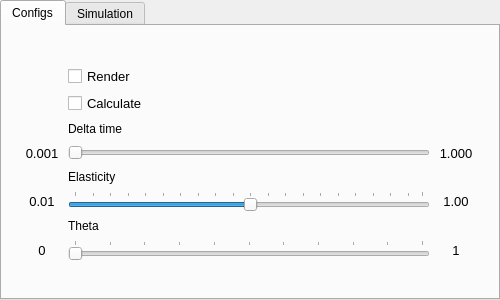
<?xml version="1.0" encoding="UTF-8"?>
<ui version="4.0">
 <class>MainWindow</class>
 <widget class="QMainWindow" name="MainWindow">
  <property name="geometry">
   <rect>
    <x>0</x>
    <y>0</y>
    <width>500</width>
    <height>300</height>
   </rect>
  </property>
  <property name="minimumSize">
   <size>
    <width>500</width>
    <height>300</height>
   </size>
  </property>
  <property name="maximumSize">
   <size>
    <width>1000</width>
    <height>1000</height>
   </size>
  </property>
  <property name="windowTitle">
   <string>Universe</string>
  </property>
  <property name="windowIcon">
   <iconset>
    <normaloff>galaxy.ico</normaloff>galaxy.ico</iconset>
  </property>
  <widget class="QWidget" name="centralwidget">
   <widget class="QTabWidget" name="tabWidget">
    <property name="geometry">
     <rect>
      <x>0</x>
      <y>0</y>
      <width>500</width>
      <height>300</height>
     </rect>
    </property>
    <property name="minimumSize">
     <size>
      <width>500</width>
      <height>300</height>
     </size>
    </property>
    <property name="maximumSize">
     <size>
      <width>500</width>
      <height>300</height>
     </size>
    </property>
    <property name="currentIndex">
     <number>0</number>
    </property>
    <widget class="QWidget" name="tab_configs">
     <attribute name="title">
      <string>Configs</string>
     </attribute>
     <widget class="QWidget" name="gridWidget" native="true">
      <property name="geometry">
       <rect>
        <x>0</x>
        <y>0</y>
        <width>494</width>
        <height>274</height>
       </rect>
      </property>
      <layout class="QGridLayout" name="gridLayout">
       <item row="4" column="1">
        <widget class="QLabel" name="label_8">
         <property name="font">
          <font>
           <pointsize>10</pointsize>
          </font>
         </property>
         <property name="text">
          <string>0.001</string>
         </property>
         <property name="alignment">
          <set>Qt::AlignCenter</set>
         </property>
        </widget>
       </item>
       <item row="8" column="2">
        <widget class="QSlider" name="horizontalSlider_theta">
         <property name="maximum">
          <number>10</number>
         </property>
         <property name="orientation">
          <enum>Qt::Horizontal</enum>
         </property>
         <property name="tickPosition">
          <enum>QSlider::TicksAbove</enum>
         </property>
        </widget>
       </item>
       <item row="6" column="1">
        <widget class="QLabel" name="label_6">
         <property name="font">
          <font>
           <pointsize>10</pointsize>
          </font>
         </property>
         <property name="text">
          <string>0.01</string>
         </property>
         <property name="alignment">
          <set>Qt::AlignCenter</set>
         </property>
        </widget>
       </item>
       <item row="0" column="2">
        <spacer name="verticalSpacer_2">
         <property name="orientation">
          <enum>Qt::Vertical</enum>
         </property>
         <property name="sizeType">
          <enum>QSizePolicy::Preferred</enum>
         </property>
         <property name="sizeHint" stdset="0">
          <size>
           <width>20</width>
           <height>40</height>
          </size>
         </property>
        </spacer>
       </item>
       <item row="1" column="1">
        <spacer name="horizontalSpacer">
         <property name="orientation">
          <enum>Qt::Horizontal</enum>
         </property>
         <property name="sizeType">
          <enum>QSizePolicy::Preferred</enum>
         </property>
         <property name="sizeHint" stdset="0">
          <size>
           <width>40</width>
           <height>20</height>
          </size>
         </property>
        </spacer>
       </item>
       <item row="1" column="2">
        <widget class="QCheckBox" name="checkBox_render">
         <property name="font">
          <font>
           <pointsize>10</pointsize>
          </font>
         </property>
         <property name="text">
          <string>Render</string>
         </property>
        </widget>
       </item>
       <item row="7" column="2">
        <widget class="QLabel" name="label_3">
         <property name="text">
          <string>Theta</string>
         </property>
        </widget>
       </item>
       <item row="4" column="2">
        <widget class="QSlider" name="horizontalSlider_dt">
         <property name="minimum">
          <number>1</number>
         </property>
         <property name="maximum">
          <number>1000</number>
         </property>
         <property name="orientation">
          <enum>Qt::Horizontal</enum>
         </property>
         <property name="tickPosition">
          <enum>QSlider::NoTicks</enum>
         </property>
        </widget>
       </item>
       <item row="1" column="3">
        <spacer name="horizontalSpacer_2">
         <property name="orientation">
          <enum>Qt::Horizontal</enum>
         </property>
         <property name="sizeType">
          <enum>QSizePolicy::Preferred</enum>
         </property>
         <property name="sizeHint" stdset="0">
          <size>
           <width>40</width>
           <height>20</height>
          </size>
         </property>
        </spacer>
       </item>
       <item row="8" column="3">
        <widget class="QLabel" name="label_5">
         <property name="font">
          <font>
           <pointsize>10</pointsize>
          </font>
         </property>
         <property name="text">
          <string>1</string>
         </property>
         <property name="alignment">
          <set>Qt::AlignCenter</set>
         </property>
        </widget>
       </item>
       <item row="8" column="1">
        <widget class="QLabel" name="label_4">
         <property name="font">
          <font>
           <pointsize>10</pointsize>
           <weight>50</weight>
           <italic>false</italic>
           <bold>false</bold>
           <underline>false</underline>
           <strikeout>false</strikeout>
           <kerning>true</kerning>
          </font>
         </property>
         <property name="text">
          <string>0</string>
         </property>
         <property name="alignment">
          <set>Qt::AlignCenter</set>
         </property>
        </widget>
       </item>
       <item row="2" column="2">
        <widget class="QCheckBox" name="checkBox_calculate">
         <property name="font">
          <font>
           <pointsize>10</pointsize>
          </font>
         </property>
         <property name="text">
          <string>Calculate</string>
         </property>
        </widget>
       </item>
       <item row="4" column="0">
        <spacer name="horizontalSpacer_5">
         <property name="orientation">
          <enum>Qt::Horizontal</enum>
         </property>
         <property name="sizeType">
          <enum>QSizePolicy::Fixed</enum>
         </property>
         <property name="sizeHint" stdset="0">
          <size>
           <width>20</width>
           <height>20</height>
          </size>
         </property>
        </spacer>
       </item>
       <item row="3" column="2">
        <widget class="QLabel" name="label">
         <property name="text">
          <string>Delta time</string>
         </property>
        </widget>
       </item>
       <item row="5" column="2">
        <widget class="QLabel" name="label_2">
         <property name="text">
          <string>Elasticity</string>
         </property>
        </widget>
       </item>
       <item row="9" column="2">
        <spacer name="verticalSpacer">
         <property name="orientation">
          <enum>Qt::Vertical</enum>
         </property>
         <property name="sizeType">
          <enum>QSizePolicy::Preferred</enum>
         </property>
         <property name="sizeHint" stdset="0">
          <size>
           <width>20</width>
           <height>40</height>
          </size>
         </property>
        </spacer>
       </item>
       <item row="4" column="3">
        <widget class="QLabel" name="label_9">
         <property name="font">
          <font>
           <pointsize>10</pointsize>
          </font>
         </property>
         <property name="text">
          <string>1.000</string>
         </property>
         <property name="alignment">
          <set>Qt::AlignCenter</set>
         </property>
        </widget>
       </item>
       <item row="6" column="3">
        <widget class="QLabel" name="label_7">
         <property name="font">
          <font>
           <pointsize>10</pointsize>
          </font>
         </property>
         <property name="text">
          <string>1.00</string>
         </property>
         <property name="alignment">
          <set>Qt::AlignCenter</set>
         </property>
        </widget>
       </item>
       <item row="6" column="2">
        <widget class="QSlider" name="horizontalSlider_elasticity">
         <property name="minimum">
          <number>1</number>
         </property>
         <property name="maximum">
          <number>100</number>
         </property>
         <property name="pageStep">
          <number>5</number>
         </property>
         <property name="value">
          <number>51</number>
         </property>
         <property name="orientation">
          <enum>Qt::Horizontal</enum>
         </property>
         <property name="tickPosition">
          <enum>QSlider::TicksAbove</enum>
         </property>
        </widget>
       </item>
       <item row="4" column="4">
        <spacer name="horizontalSpacer_6">
         <property name="orientation">
          <enum>Qt::Horizontal</enum>
         </property>
         <property name="sizeType">
          <enum>QSizePolicy::Fixed</enum>
         </property>
         <property name="sizeHint" stdset="0">
          <size>
           <width>20</width>
           <height>20</height>
          </size>
         </property>
        </spacer>
       </item>
      </layout>
     </widget>
    </widget>
    <widget class="QWidget" name="tab_simulation">
     <attribute name="title">
      <string>Simulation</string>
     </attribute>
     <widget class="QWidget" name="gridWidget" native="true">
      <property name="geometry">
       <rect>
        <x>0</x>
        <y>0</y>
        <width>494</width>
        <height>274</height>
       </rect>
      </property>
      <layout class="QGridLayout" name="gridLayout_2">
       <item row="5" column="2">
        <widget class="QDoubleSpinBox" name="doubleSpinBox_b_radius">
         <property name="minimum">
          <double>0.010000000000000</double>
         </property>
         <property name="maximum">
          <double>10.000000000000000</double>
         </property>
         <property name="value">
          <double>1.000000000000000</double>
         </property>
        </widget>
       </item>
       <item row="4" column="1">
        <widget class="QLabel" name="label_12">
         <property name="font">
          <font>
           <pointsize>10</pointsize>
          </font>
         </property>
         <property name="text">
          <string>Mass</string>
         </property>
        </widget>
       </item>
       <item row="5" column="1">
        <widget class="QLabel" name="label_14">
         <property name="font">
          <font>
           <pointsize>10</pointsize>
          </font>
         </property>
         <property name="text">
          <string>Radius</string>
         </property>
        </widget>
       </item>
       <item row="1" column="2">
        <widget class="QLabel" name="label_19">
         <property name="font">
          <font>
           <pointsize>10</pointsize>
          </font>
         </property>
         <property name="text">
          <string>Baryons</string>
         </property>
        </widget>
       </item>
       <item row="3" column="0">
        <spacer name="horizontalSpacer_7">
         <property name="orientation">
          <enum>Qt::Horizontal</enum>
         </property>
         <property name="sizeType">
          <enum>QSizePolicy::Fixed</enum>
         </property>
         <property name="sizeHint" stdset="0">
          <size>
           <width>20</width>
           <height>20</height>
          </size>
         </property>
        </spacer>
       </item>
       <item row="8" column="2">
        <spacer name="verticalSpacer_5">
         <property name="orientation">
          <enum>Qt::Vertical</enum>
         </property>
         <property name="sizeHint" stdset="0">
          <size>
           <width>20</width>
           <height>40</height>
          </size>
         </property>
        </spacer>
       </item>
       <item row="3" column="3">
        <widget class="QSpinBox" name="spinBox_dm_count">
         <property name="maximum">
          <number>1000000</number>
         </property>
         <property name="singleStep">
          <number>500</number>
         </property>
         <property name="value">
          <number>1000</number>
         </property>
        </widget>
       </item>
       <item row="1" column="4">
        <spacer name="horizontalSpacer_4">
         <property name="orientation">
          <enum>Qt::Horizontal</enum>
         </property>
         <property name="sizeType">
          <enum>QSizePolicy::Preferred</enum>
         </property>
         <property name="sizeHint" stdset="0">
          <size>
           <width>40</width>
           <height>20</height>
          </size>
         </property>
        </spacer>
       </item>
       <item row="6" column="2">
        <widget class="QSpinBox" name="spinBox_b_spawn_r">
         <property name="minimum">
          <number>1</number>
         </property>
         <property name="maximum">
          <number>100</number>
         </property>
         <property name="value">
          <number>5</number>
         </property>
        </widget>
       </item>
       <item row="4" column="3">
        <widget class="QDoubleSpinBox" name="doubleSpinBox_dm_mass">
         <property name="minimum">
          <double>0.010000000000000</double>
         </property>
         <property name="maximum">
          <double>100.000000000000000</double>
         </property>
         <property name="value">
          <double>1.000000000000000</double>
         </property>
        </widget>
       </item>
       <item row="9" column="2">
        <widget class="QPushButton" name="pushButton_spawn">
         <property name="text">
          <string>Spawn</string>
         </property>
        </widget>
       </item>
       <item row="5" column="3">
        <widget class="QDoubleSpinBox" name="doubleSpinBox_dm_radius">
         <property name="minimum">
          <double>0.010000000000000</double>
         </property>
         <property name="maximum">
          <double>10.000000000000000</double>
         </property>
         <property name="value">
          <double>1.000000000000000</double>
         </property>
        </widget>
       </item>
       <item row="10" column="3">
        <spacer name="verticalSpacer_3">
         <property name="orientation">
          <enum>Qt::Vertical</enum>
         </property>
         <property name="sizeType">
          <enum>QSizePolicy::Preferred</enum>
         </property>
         <property name="sizeHint" stdset="0">
          <size>
           <width>20</width>
           <height>40</height>
          </size>
         </property>
        </spacer>
       </item>
       <item row="7" column="1">
        <widget class="QLabel" name="label_17">
         <property name="font">
          <font>
           <pointsize>10</pointsize>
          </font>
         </property>
         <property name="text">
          <string>Omega</string>
         </property>
        </widget>
       </item>
       <item row="1" column="1">
        <spacer name="horizontalSpacer_3">
         <property name="orientation">
          <enum>Qt::Horizontal</enum>
         </property>
         <property name="sizeType">
          <enum>QSizePolicy::Preferred</enum>
         </property>
         <property name="sizeHint" stdset="0">
          <size>
           <width>40</width>
           <height>20</height>
          </size>
         </property>
        </spacer>
       </item>
       <item row="6" column="3">
        <widget class="QSpinBox" name="spinBox_dm_spawn_r">
         <property name="minimum">
          <number>1</number>
         </property>
         <property name="maximum">
          <number>100</number>
         </property>
         <property name="value">
          <number>5</number>
         </property>
        </widget>
       </item>
       <item row="1" column="3">
        <widget class="QLabel" name="label_20">
         <property name="font">
          <font>
           <pointsize>10</pointsize>
          </font>
         </property>
         <property name="text">
          <string>Dark matter</string>
         </property>
        </widget>
       </item>
       <item row="7" column="2">
        <widget class="QSpinBox" name="spinBox_b_omega"/>
       </item>
       <item row="0" column="2">
        <spacer name="verticalSpacer_4">
         <property name="orientation">
          <enum>Qt::Vertical</enum>
         </property>
         <property name="sizeType">
          <enum>QSizePolicy::Preferred</enum>
         </property>
         <property name="sizeHint" stdset="0">
          <size>
           <width>20</width>
           <height>40</height>
          </size>
         </property>
        </spacer>
       </item>
       <item row="3" column="2">
        <widget class="QSpinBox" name="spinBox_b_count">
         <property name="maximum">
          <number>1000000</number>
         </property>
         <property name="singleStep">
          <number>500</number>
         </property>
         <property name="value">
          <number>1000</number>
         </property>
        </widget>
       </item>
       <item row="5" column="4">
        <widget class="QLabel" name="label_11">
         <property name="text">
          <string>for DM doesn't matter</string>
         </property>
        </widget>
       </item>
       <item row="3" column="1">
        <widget class="QLabel" name="label_10">
         <property name="font">
          <font>
           <pointsize>10</pointsize>
          </font>
         </property>
         <property name="text">
          <string>Count</string>
         </property>
        </widget>
       </item>
       <item row="6" column="1">
        <widget class="QLabel" name="label_16">
         <property name="font">
          <font>
           <pointsize>10</pointsize>
          </font>
         </property>
         <property name="text">
          <string>Spawn radius</string>
         </property>
        </widget>
       </item>
       <item row="7" column="3">
        <widget class="QSpinBox" name="spinBox_dm_omega"/>
       </item>
       <item row="9" column="3">
        <widget class="QPushButton" name="pushButton_reset">
         <property name="text">
          <string>Reset</string>
         </property>
        </widget>
       </item>
       <item row="4" column="2">
        <widget class="QDoubleSpinBox" name="doubleSpinBox_b_mass">
         <property name="minimum">
          <double>0.010000000000000</double>
         </property>
         <property name="maximum">
          <double>100.000000000000000</double>
         </property>
         <property name="value">
          <double>1.000000000000000</double>
         </property>
        </widget>
       </item>
       <item row="5" column="5">
        <spacer name="horizontalSpacer_8">
         <property name="orientation">
          <enum>Qt::Horizontal</enum>
         </property>
         <property name="sizeType">
          <enum>QSizePolicy::Fixed</enum>
         </property>
         <property name="sizeHint" stdset="0">
          <size>
           <width>20</width>
           <height>20</height>
          </size>
         </property>
        </spacer>
       </item>
      </layout>
     </widget>
    </widget>
   </widget>
  </widget>
 </widget>
 <resources/>
 <connections/>
</ui>
